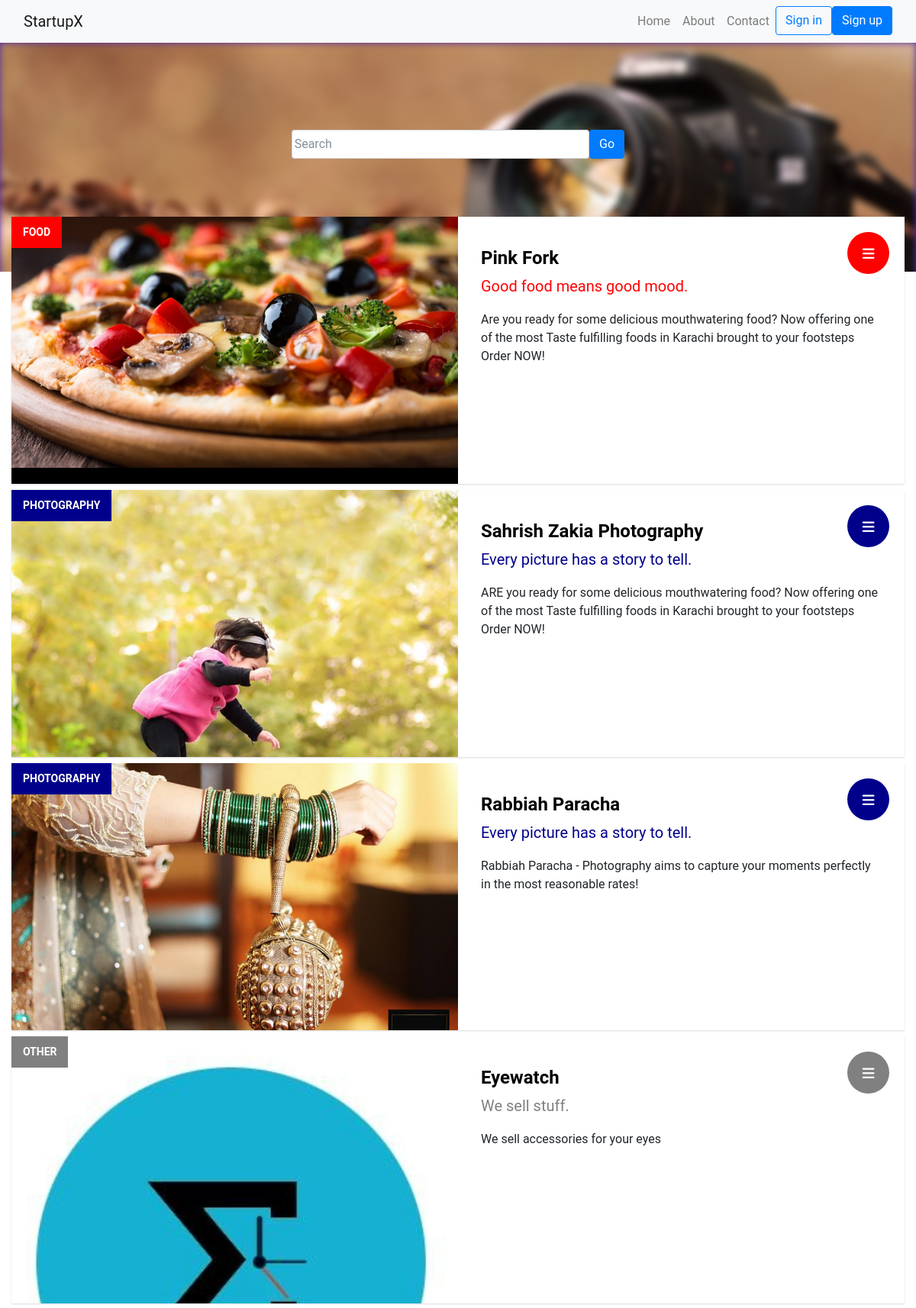
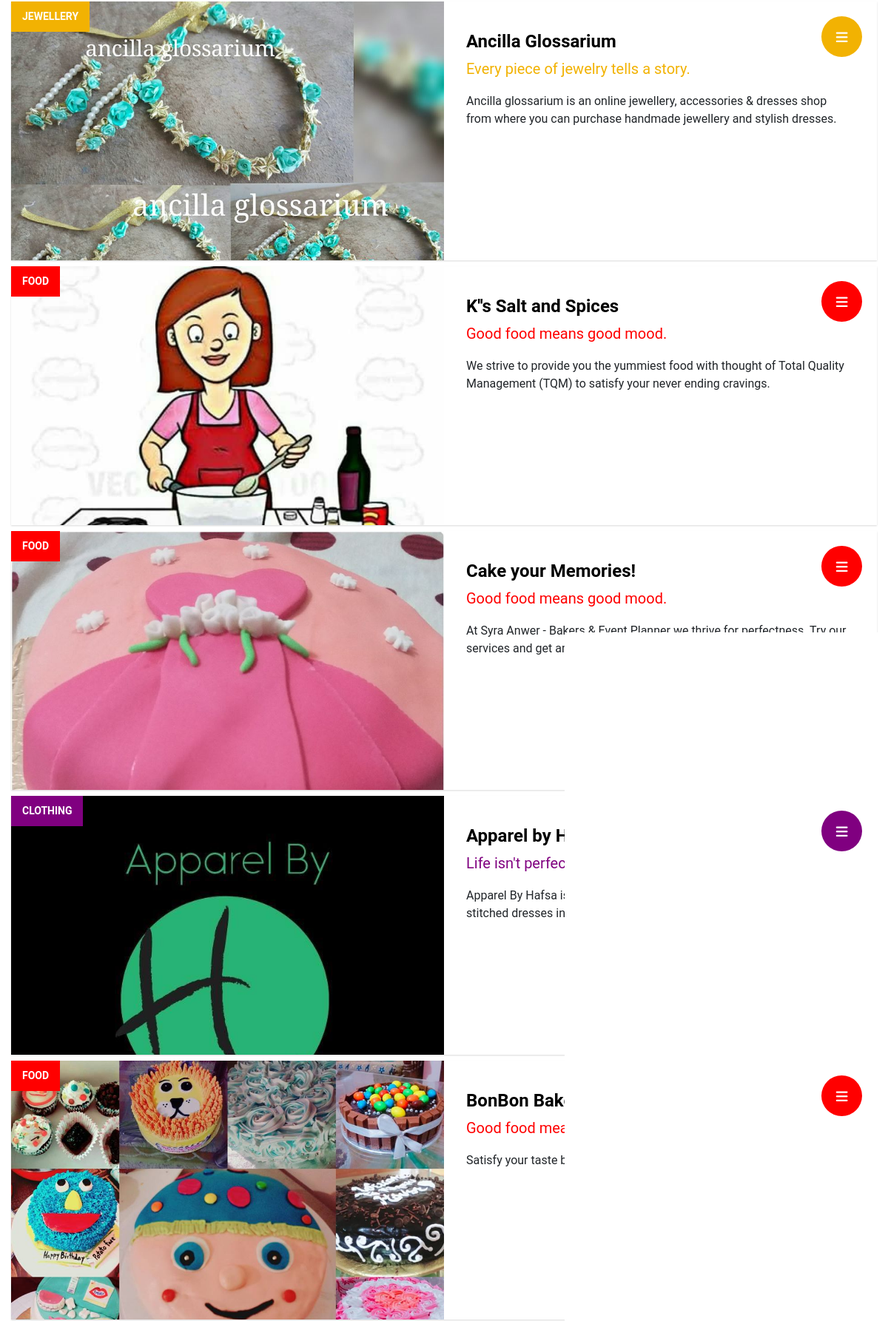
Screenshot of /search.php (upper part) with the database file from the repository (2 pictures, top to bottom).
### tables this page shows
CREATE TABLE IF NOT EXISTS `startups` (
  `name` varchar(32) NOT NULL,
  `category` varchar(20) NOT NULL DEFAULT 'Other',
  `Tagline` varchar(50) NOT NULL,
  `description` varchar(1000) NOT NULL,
  `sales` int(5) DEFAULT NULL,
  `id` int(5) NOT NULL,
  PRIMARY KEY (`id`),
  KEY `category` (`category`)
);

### search.php (the view, shortened to what this page needs)
<!DOCTYPE html>
<html lang="en">
<?php require('conn.php');
  include('usersclass.php');
  extract($_POST);
  ?>
  <head>
    <link rel="stylesheet" href="node_modules/bootstrap/dist/css/bootstrap.min.css">
    <link rel="stylesheet" href="node_modules/font-awesome/css/font-awesome.min.css">
    <link rel="stylesheet" href="css/styles.css">
    <link href="vendor/bootstrap/css/bootstrap.min.css" rel="stylesheet">
    <link href="css/small-business.css" rel="stylesheet">
    <link href ="css/hover-min.css" rel="stylesheet">
    <link href ="css/zoomhover.css" rel="stylesheet">
    <link href ="css/card-style.css" rel="stylesheet">
  </head>
  <body>
    <nav class="navbar navbar-expand-md navbar-light bg-light fixed-top">
      <div class="container">
        <a class="navbar-brand" href="#">StartupX</a>
        <div class="collapse navbar-collapse" id="navbarResponsive">
          <ul class="navbar-nav ml-auto">
            <li class="nav-item hvr-shadow">
              <a class="nav-link" href="./home.php">Home
              </a>
            </li>
            <li class="nav-item hvr-shadow">
              <a class="nav-link" href="./aboutus.html">About</a>
            </li>
            <li class="nav-item hvr-shadow" >
              <a class="nav-link" href="#">Contact</a>
            </li>
            <?php
            if( $_SESSION==null ){?>
            <li><a type = "button cd-signin" class="btn btn-outline-primary my-2 my-sm-0" href="./login.php">Sign in</a></li>
            <li><a type = "button cd-signup" class="btn btn-primary my-2 my-sm-0" href="./register.php" >Sign up</a></li>
          <?php }
          else{?>
            <li><a type = "button cd-signin" class="btn hvr-fade my-2 my-sm-0" style="border-radius: 30px;" href="./myorders.php"><i class = "fa fa-user" aria-hidden="true"></i></a></li>
            <?php
          }?>
          </ul>
        </div>
      </div>
    </nav>
    <div class="container hvr-glow" style="padding-left:0; padding-right:0">
      <div style="margin;auto;height:220px;">
  <div id="carouselHeader" class="carousel slide" data-ride="carousel">
    <div class="carousel-inner" role="listbox">
      <div class="carousel-item active">
        <div class="carousel-caption d-block hvr-grow lead">
        </div>
      </div>
    </div>
  </div>
  </div>
        <div id="custom-search-input" class = "hvr-grow">
        <form action="search.php" method="post">
        <div class="input-group col-sm-12 col-md-8" style="top:-60px;margin:0 auto;">
            <input type="text" name="search" class="  search-query form-control" placeholder="Search" />
            <input class="btn btn-primary hvr-forward" type="submit" value="Go">
        </div>
</form>
                    </div>
    </div>
    <div class="container">
    <?php
          if(!isset($search)){
            if(isset($_GET['category'])){
                $cat=$_GET['category'];
                $sql = "SELECT id,name,category,tagline,description FROM startups where category  like '%$cat%' limit 10";
              }
            else{
                $search="";
                $sql = "SELECT id,name,category,tagline,description FROM startups where name like '%$search%'";
            }
          }
          else{
          $sql = "SELECT id,name,category,tagline,description FROM startups where name like '%$search%'  or category  like '%$search%' limit 10";
        }
          $results = mysqli_query($connection,$sql);
          while($rowitem = mysqli_fetch_array($results)) {
            $x=$rowitem['category'];
            $sql2="SELECT color from category where '$x'=name";
            $results2 = mysqli_query($connection,$sql2);
            if($rowitem2 = mysqli_fetch_array($results2)) {
              $mycolor=$rowitem2['color'];
            }
            ?>
  <div class="row mt-2 mb-2">
            <div class="col-12">
            <div class="column">
              <div class="post-module">
                <div class="thumbnail">
                  <div class="date hvr-grow"  style="background:<?php echo $mycolor;?>"> <a href="./startup.php?find=<?php echo $rowitem['id']?>">
                    <div class="day"><i class="fa fa-bars" aria-hidden="true"></i></div>
                    </a> </div>
                  <img  src="images/startups/<?php echo $rowitem['id'];?>/dp.jpg" style="width:50%; top:50px;" class="img-responsive" alt=""> </div>
                <div class="post-content" style="top:0; left:50%; width:50%;">
                  <div class="category" style="top:0px;left:-100%;background:<?php echo $mycolor;?>"><?php echo $rowitem['category']?></div>
                  <h1 class="title" ><a style="color:black;" href="./startup.php?find=<?php echo $rowitem['id']?>"><?php echo $rowitem['name']?></a></h1>
                  <h2 class="sub_title"  style="color:<?php echo $mycolor;?>"><?php echo $rowitem['tagline'];?></h2>
                  <p><?php echo $rowitem['description']?></p>
                </div>
              </div>
            </div>
          </div>
          </div>
          <?php
          }
          ?>
        </div>
  </body>
</html>

### css/styles.css (style rules this page uses)
body { padding: 0px 0px 0px 0px; z-index: 0; }
.carousel { background: #512DA8; }
.carousel-item { height: 300px; }
* { font-family: 'Roboto', sans-serif; }

### css/small-business.css (style rules this page uses)
body { padding-top: 54px; }
@media (min-width: 992px) { body { padding-top: 56px; } }
.container { position: relative; max-width: 100%; margin: 0 auto; }
#custom-search-input { margin:20%; margin-top: 10px; top:70%; position: absolute; background: rgba(0, 0, 0, 0); color: #f1f1f1; width: 60%; padding:10px; }
#custom-search-input .search-query { padding-right: 3px; padding-right: 4px \9; padding-left: 3px; padding-left: 4px \9; margin-bottom: 0; -webkit-border-radius: 3px; -moz-border-radius: 3px; border-radius: 3px; }
.bg-light { background-color: rgb(239, 236, 243); }
.hvr-grow { display: inline-block; vertical-align: middle; transform: translateZ(0); box-shadow: 0 0 1px rgba(0, 0, 0, 0); backface-visibility: hidden; -moz-osx-font-smoothing: grayscale; transition-duration: 0.3s; transition-property: transform; }

### css/card-style.css (style rules this page uses)
.post-module { position: relative; z-index: 1; display: block; background: #FFFFFF; min-width: 270px; height: 350px; -webkit-box-shadow: 0px 1px 2px 0px rgba(0, 0, 0, 0.15); -moz-box-shadow: 0px 1px 2px 0px rgba(0, 0, 0, 0.15); box-shadow: 0px 1px 2px 0px rgba(0, 0, 0, 0.15); -webkit-transition: all 0.3s linear 0s; -moz-transition: all 0.3s linear 0s; -ms-transition: all 0.3s linear 0s; -o-transition: all 0.3s linear 0s; transition: all 0.3s linear 0s; }
.post-module .thumbnail { background: #000000; height: 350px; overflow: hidden;padding: 0; }
.post-module .thumbnail .date { position: absolute; top: 20px; right: 20px; z-index: 1; background: #f2b202; width: 55px; height: 55px; padding: 12.5px 0; -webkit-border-radius: 100%; -moz-border-radius: 100%; border-radius: 100%; color: #FFFFFF; font-weight: 700; text-align: center; -webkti-box-sizing: border-box; -moz-box-sizing: border-box; box-sizing: border-box; }
.post-module .thumbnail .date .day { font-size: 18px; line-height: 31px; color: #fff; }
.post-module .thumbnail img { display: block; width: 120%; -webkit-transition: all 0.3s linear 0s; -moz-transition: all 0.3s linear 0s; -ms-transition: all 0.3s linear 0s; -o-transition: all 0.3s linear 0s; transition: all 0.3s linear 0s; }
.post-module .post-content { position: absolute; bottom: 0; background: #FFFFFF; width: 100%; padding: 0 30px; -webkti-box-sizing: border-box; -moz-box-sizing: border-box; box-sizing: border-box; -webkit-transition: all 0.3s cubic-bezier(0.37, 0.75, 0.61, 1.05) 0s; -moz-transition: all 0.3s cubic-bezier(0.37, 0.75, 0.61, 1.05) 0s; -ms-transition: all 0.3s cubic-bezier(0.37, 0.75, 0.61, 1.05) 0s; -o-transition: all 0.3s cubic-bezier(0.37, 0.75, 0.61, 1.05) 0s; transition: all 0.3s cubic-bezier(0.37, 0.75, 0.61, 1.05) 0s; }
.post-module .post-content .category { position: absolute; top: -34px; left: 0; background: #f2b202; padding: 10px 15px; color: #FFFFFF; font-size: 14px; font-weight: 600; text-transform: uppercase; }
.post-module .post-content .title { margin: 0; padding: 0 0 10px; color: #222 !important; font-size: 24px !important; font-weight: 700; margin: 40px 0 0 !important; }
.post-module .post-content .sub_title { margin: 0; padding: 0 0 20px; color: #f2b202; font-size: 20px; font-weight: 400; }
.container .column { width: 100%; -webkti-box-sizing: border-box; -moz-box-sizing: border-box; box-sizing: border-box; float: left; }

### rows the page displays
startups: shows a picture, category "FOOD", name "Pink Fork", Tagline "Good food means good mood.", description "Are you ready for some delicious mouthwatering food? Now offering one of the most Taste fulfilling foods in Karachi brought to your footsteps Order NOW!"
startups: shows a picture, category "PHOTOGRAPHY", name "Sahrish Zakia Photography", Tagline "Every picture has a story to tell.", description "ARE you ready for some delicious mouthwatering food? Now offering one of the most Taste fulfilling foods in Karachi brought to your footsteps Order NOW!"
startups: shows a picture, category "PHOTOGRAPHY", name "Rabbiah Paracha", Tagline "Every picture has a story to tell.", description "Rabbiah Paracha - Photography aims to capture your moments perfectly in the most reasonable rates!"
startups: shows a picture, category "OTHER", name "Eyewatch", Tagline "We sell stuff.", description "We sell accessories for your eyes"
startups: shows a picture, category "JEWELLERY", name "Ancilla Glossarium", Tagline "Every piece of jewelry tells a story.", description "Ancilla glossarium is an online jewellery, accessories & dresses shop from where you can purchase handmade jewellery and stylish dresses."
startups: shows a picture, category "FOOD", name "K''s Salt and Spices", Tagline "Good food means good mood.", description "We strive to provide you the yummiest food with thought of Total Quality Management (TQM) to satisfy your never ending cravings."
startups: shows a picture, category "FOOD", name "Cake your Memories!", Tagline "Good food means good mood.", description "At Syra Anwer - Bakers & Event Planner we thrive for perfectness. Try our services and get amazed!"
startups: shows a picture, category "CLOTHING", name "Apparel by Hafsa Aslam", Tagline "Life isn't perfect but your outfit can be.", description "Apparel By Hafsa is an upscale clothing boutique. We provide you stitched dresses in line with the latest fashion trend"
startups: shows a picture, category "FOOD", name "BonBon Bakery", Tagline "Good food means good mood.", description "Satisfy your taste buds with home made delicious cakes."
